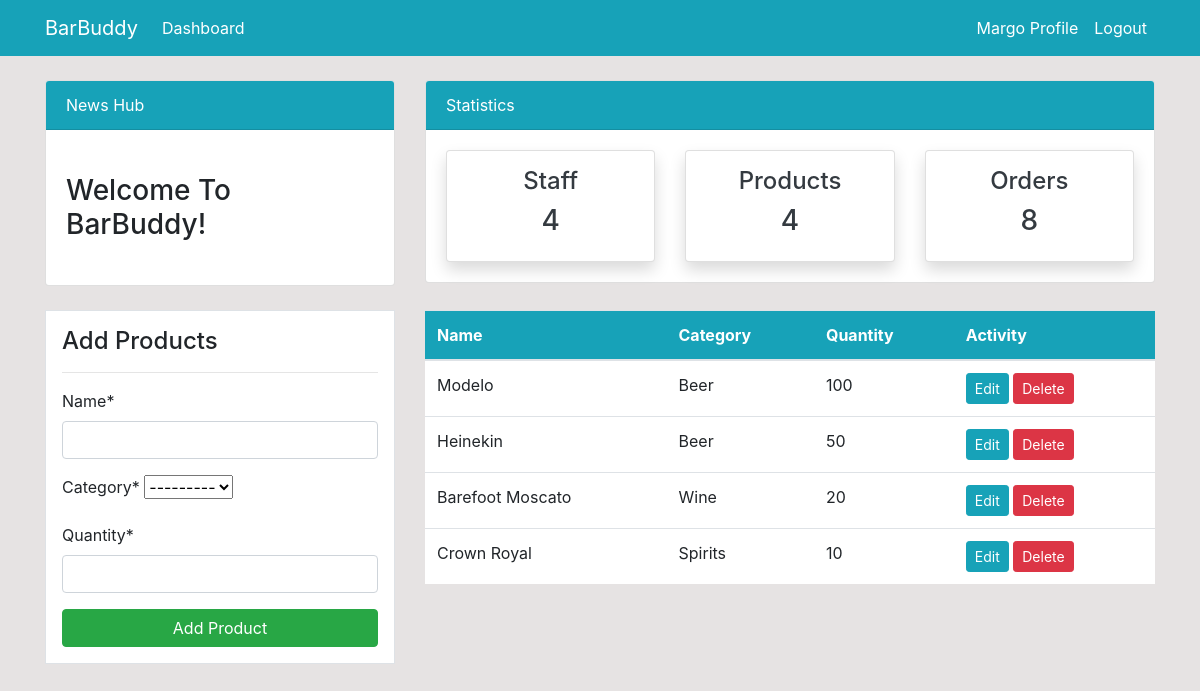
Page /product/ (signed in) on the earlier database version.
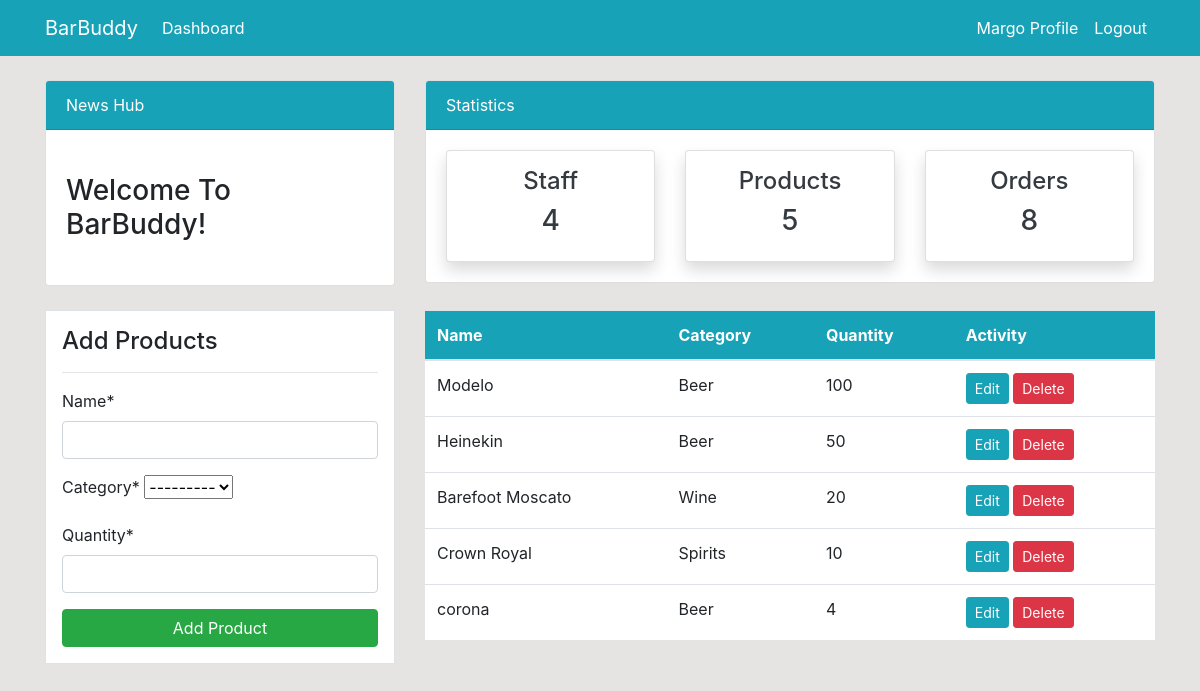
Same page on the later database version.
### dashboard/models.py (models this page shows, shortened)
class Product(models.Model):
    name = models.CharField(max_length=100, null=True)
    category = models.CharField(max_length=20, choices=CATEGORY, null=True)
    quantity = models.PositiveIntegerField(null=True)
    class Meta:
        verbose_name_plural = 'Products'

### dashboard/views.py (the view)
# urls.py: path('product/', views.product, name='dashboard-product'),
@login_required
def product(request):
    items = Product.objects.all()
    products_count = items.count()
    workers_count = User.objects.all().count()
    orders_count = Order.objects.aggregate(Sum('order_quantity'))['order_quantity__sum'] or 0
    if request.method == 'POST':
        form = ProductForm(request.POST)
        if form.is_valid():
            form.save()
            return redirect('dashboard-product')
    else:
        form = ProductForm()
    context = {
        'items': items,
        'form': form,
        'products_count': products_count,
        'workers_count': workers_count,
        'orders_count': orders_count,
    }
    return render(request, 'dashboard/product.html', context)

### dashboard/forms.py
class ProductForm(forms.ModelForm):
    class Meta:
        model = Product
        fields = '__all__'

### templates/dashboard/product.html (shortened to what this page needs)
{% extends 'partials/base.html' %}
{% load crispy_forms_filters %}
{% load crispy_forms_tags %}
{% block content %}
    {% include 'partials/topnav.html' %}
    <div class="container">
        <div class="row my-4">
            <div class="col-md-4">
                <div class="border bg-white p-3">
                    <h4>Add Products</h4>
                    <hr>
                    <form method="POST">
                        {{ form|crispy }}
                        <input class="btn btn-success btn-block" type="submit" value="Add Product">
                    </form>
                </div>
            </div>
            <div class="col-md-8">
                <table class="table bg-white">
                    <thead class="bg-info">
                        <tr class="text-white">
                            <th scope="col">Name</th>
                            <th scope="col">Category</th>
                            <th scope="col">Quantity</th>
                            <th scope="col">Activity</th>
                        </tr>
                    </thead>
                    <tbody>
                        {% for item in items %}
                        <tr>
                            <td>{{ item.name }}</td>
                            <td>{{ item.category }}</td>
                            <td>{{ item.quantity }}</td>
                            <td>
                                <a class="btn btn-info btn-sm" href="{% url 'dashboard-product-edit' item.id %}">Edit</a>
                                <a class="btn btn-danger btn-sm" href="{% url 'dashboard-product-delete' item.id %}">Delete</a>
                            </td>
                        </tr>
                        {% endfor %}
                    </tbody>
                </table>
            </div>
        </div>
    </div>
 {% endblock %}

Differences in the rows shown:
added Product: name "corona", category "Beer", quantity "4"
Other differences:
{{ products_count }}: "4" → "5"
